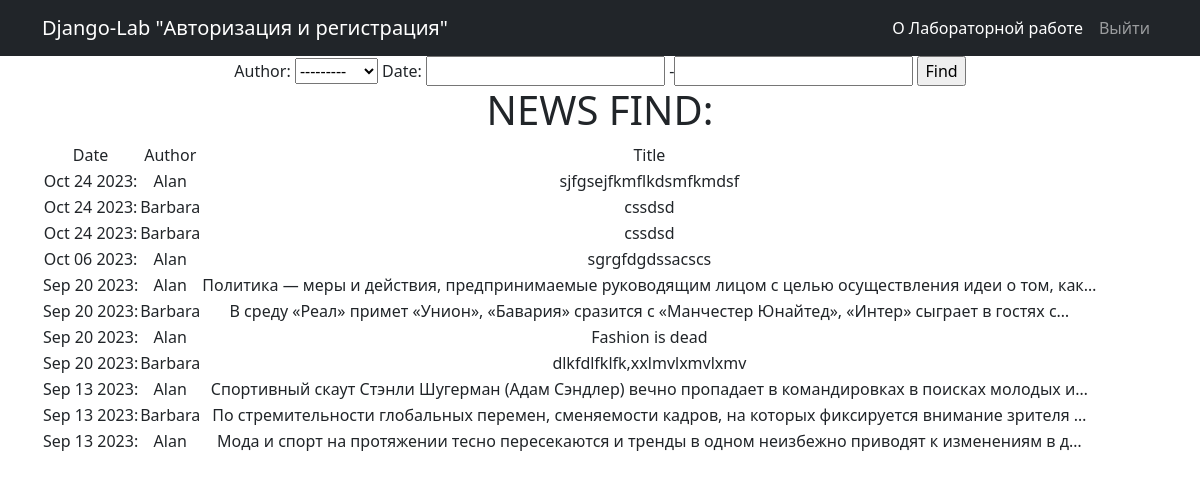
The app's page /news/search/ with its own data.
### news/models.py (models this page shows, shortened)
class Post(models.Model):
    author = models.ForeignKey(Author, on_delete=models.CASCADE, related_name='posts')
    post_type = models.CharField(max_length=24, choices=[('article', 'Статья'), ('news', 'Новость')])
    date = models.DateTimeField(auto_now_add=True)
    categories = models.ManyToManyField('Category', through='PostCategory')
    title = models.CharField(max_length=124)
    text = models.TextField(blank=False)
    rate = models.IntegerField(default=0)

class Author(models.Model):
    rate = models.IntegerField(default=0)
    user = models.OneToOneField(User, on_delete=models.CASCADE)
    def __str__(self):
        return f'{self.user}'

### news/views.py (the view)
# urls.py: path('search/', SearchList.as_view()),
class SearchList(ListView):
    model = Post
    ordering = '-date'
    template_name = '../templates/flatpages/search.html'
    context_object_name = 'news'
    paginate_by = 1
    def get_context_data(self, **kwargs):
        context = super().get_context_data(**kwargs)
        context['filter'] = PostFilter(self.request.GET, queryset=self.get_queryset())
        return context

### templates/flatpages/search.html (shortened to what this page needs)
{% extends 'flatpages/default.html'%}
{% block content %}
    <form method="GET">
        {{ filter.form }}
        <input type="submit" value="Find">
    </form>
    <h1>NEWS FIND:</h1>
    <table>
        <tr>
            <td>Date</td>
            <td>Author</td>
            <td>Title</td>
        </tr>
        {% for el in filter.qs %}
        <tr>
            <td>{{el.date|date:'M d Y'}}:</td>
            <td>{{el.author.user}}</td>
            <td>{{el.text|truncatechars:100}}</td>
        </tr>
        {% endfor %}
    </table>
{% endblock content %}

### templates/flatpages/default.html (shortened to what this page needs)
<!DOCTYPE html>
<html lang="en">
    <head>
        {% load static %}
        <link href="{% static 'css/styles.css' %}" rel="stylesheet" />
    </head>
    <body>
        <nav class="navbar navbar-expand-lg navbar-dark bg-dark">
            <div class="container">
                <a class="navbar-brand" href="#">Django-Lab "Авторизация и регистрация"</a>
                <div class="collapse navbar-collapse" id="navbarSupportedContent">
                    <ul class="navbar-nav ms-auto mb-2 mb-lg-0">
                        <li class="nav-item"><a class="nav-link active" aria-current="page" href="/about/">О Лабораторной работе</a></li>
                        <li class="nav-item"><a class="nav-link" href="http://127.0.0.1:8000/sign/logout/">Выйти</a></li>
                    </ul>
                </div>
            </div>
        </nav>
        <div class="container">
            <div class="row">
                <div class="col-lg-12 text-center">
                    {% block content %}
                    {% endblock content %}
                </div>
            </div>
        </div>
    </body>
</html>

### records on screen
Post: date "Oct 24 2023", author.user "Alan", text "sjfgsejfkmflkdsmfkmdsf"
Post: date "Oct 24 2023", author.user "Barbara", text "cssdsd"
Post: date "Oct 24 2023", author.user "Barbara", text "cssdsd"
Post: date "Oct 06 2023", author.user "Alan", text "sgrgfdgdssacscs"
Post: date "Sep 20 2023", author.user "Alan", text "Политика — меры и действия, предпринимаемые руководящим лицом с целью осуществления идеи о том, как…"
Post: date "Sep 20 2023", author.user "Barbara", text "В среду «Реал» примет «Унион», «Бавария» сразится с «Манчестер Юнайтед», «Интер» сыграет в гостях с…"
Post: date "Sep 20 2023", author.user "Alan", text "Fashion is dead"
Post: date "Sep 20 2023", author.user "Barbara", text "dlkfdlfklfk,xxlmvlxmvlxmv"
Post: date "Sep 13 2023", author.user "Alan", text "Спортивный скаут Стэнли Шугерман (Адам Сэндлер) вечно пропадает в командировках в поисках молодых и…"
Post: date "Sep 13 2023", author.user "Barbara", text "По стремительности глобальных перемен, сменяемости кадров, на которых фиксируется внимание зрителя …"
Post: date "Sep 13 2023", author.user "Alan", text "Мода и спорт на протяжении тесно пересекаются и тренды в одном неизбежно приводят к изменениям в д…"
